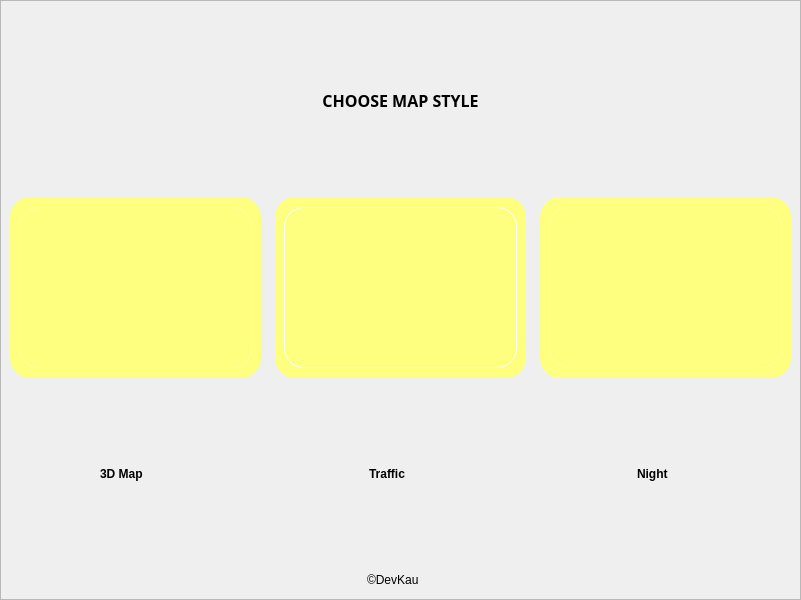
<?xml version="1.0" encoding="UTF-8"?>
<ui version="4.0">
 <class>MapModes</class>
 <widget class="QMainWindow" name="MapModes">
  <property name="geometry">
   <rect>
    <x>0</x>
    <y>0</y>
    <width>800</width>
    <height>600</height>
   </rect>
  </property>
  <property name="windowTitle">
   <string>MainWindow</string>
  </property>
  <widget class="QWidget" name="centralwidget">
   <layout class="QGridLayout" name="gridLayout">
    <property name="leftMargin">
     <number>0</number>
    </property>
    <property name="topMargin">
     <number>0</number>
    </property>
    <property name="rightMargin">
     <number>0</number>
    </property>
    <property name="bottomMargin">
     <number>0</number>
    </property>
    <item row="0" column="0">
     <widget class="QFrame" name="frame">
      <property name="frameShape">
       <enum>QFrame::Shape::StyledPanel</enum>
      </property>
      <property name="frameShadow">
       <enum>QFrame::Shadow::Raised</enum>
      </property>
      <layout class="QGridLayout" name="gridLayout_5" rowstretch="1,0">
       <item row="0" column="0">
        <layout class="QVBoxLayout" name="verticalLayout">
         <item>
          <layout class="QHBoxLayout" name="horizontalLayout_2">
           <item>
            <widget class="QLabel" name="label">
             <property name="font">
              <font>
               <family>Myanmar Text</family>
               <pointsize>12</pointsize>
               <bold>true</bold>
              </font>
             </property>
             <property name="text">
              <string>CHOOSE MAP STYLE</string>
             </property>
             <property name="alignment">
              <set>Qt::AlignmentFlag::AlignCenter</set>
             </property>
            </widget>
           </item>
          </layout>
         </item>
         <item>
          <layout class="QHBoxLayout" name="horizontalLayout">
           <property name="spacing">
            <number>14</number>
           </property>
           <item>
            <widget class="QFrame" name="style1">
             <property name="minimumSize">
              <size>
               <width>251</width>
               <height>181</height>
              </size>
             </property>
             <property name="styleSheet">
              <string notr="true">#style1{
	background-color: rgb(255, 255, 127);
  border-radius:20px;
    border-image: url(&quot;C:/Users/gabby/Documents/Designer_UIS/GOD_FIRST_PROJ/Assets/images/3d-view-map.jpg&quot;);



}</string>
             </property>
             <property name="frameShape">
              <enum>QFrame::Shape::StyledPanel</enum>
             </property>
             <property name="frameShadow">
              <enum>QFrame::Shadow::Raised</enum>
             </property>
             <layout class="QGridLayout" name="gridLayout_2">
              <item row="0" column="0">
               <widget class="QPushButton" name="pushButton_4">
                <property name="minimumSize">
                 <size>
                  <width>231</width>
                  <height>161</height>
                 </size>
                </property>
                <property name="styleSheet">
                 <string notr="true">border-radius:20px;
border: 1px solid  rgba(255, 255, 255, 50);
background: transparent;
</string>
                </property>
                <property name="text">
                 <string/>
                </property>
               </widget>
              </item>
             </layout>
            </widget>
           </item>
           <item>
            <widget class="QFrame" name="style2">
             <property name="minimumSize">
              <size>
               <width>251</width>
               <height>181</height>
              </size>
             </property>
             <property name="styleSheet">
              <string notr="true">#style2{
	background-color: rgb(255, 255, 127);
  border-radius:20px;
    border-image: url(&quot;C:/Users/gabby/Documents/Designer_UIS/GOD_FIRST_PROJ/Assets/images/trafficstyle.jpg&quot;);



}</string>
             </property>
             <property name="frameShape">
              <enum>QFrame::Shape::StyledPanel</enum>
             </property>
             <property name="frameShadow">
              <enum>QFrame::Shadow::Raised</enum>
             </property>
             <layout class="QGridLayout" name="gridLayout_3">
              <item row="0" column="0">
               <widget class="QPushButton" name="pushButton_5">
                <property name="minimumSize">
                 <size>
                  <width>231</width>
                  <height>161</height>
                 </size>
                </property>
                <property name="styleSheet">
                 <string notr="true">border-radius:20px;
border: 1px solid  rgba(255, 255, 255, 1);
background: transparent;
</string>
                </property>
                <property name="text">
                 <string/>
                </property>
               </widget>
              </item>
             </layout>
            </widget>
           </item>
           <item>
            <widget class="QFrame" name="style3">
             <property name="minimumSize">
              <size>
               <width>251</width>
               <height>181</height>
              </size>
             </property>
             <property name="styleSheet">
              <string notr="true">#style3{
	background-color: rgb(255, 255, 127);
  border-radius:20px;
    border-image: url(&quot;C:/Users/gabby/Documents/Designer_UIS/GOD_FIRST_PROJ/Assets/images/AdobeStock_523843430.jpeg&quot;);



}</string>
             </property>
             <property name="frameShape">
              <enum>QFrame::Shape::StyledPanel</enum>
             </property>
             <property name="frameShadow">
              <enum>QFrame::Shadow::Raised</enum>
             </property>
             <layout class="QGridLayout" name="gridLayout_4">
              <item row="0" column="0">
               <widget class="QPushButton" name="pushButton_6">
                <property name="minimumSize">
                 <size>
                  <width>231</width>
                  <height>161</height>
                 </size>
                </property>
                <property name="styleSheet">
                 <string notr="true">border-radius:20px;
border: 1px solid  rgba(255, 255, 255, 50);
background: transparent;
</string>
                </property>
                <property name="text">
                 <string/>
                </property>
               </widget>
              </item>
             </layout>
            </widget>
           </item>
          </layout>
         </item>
         <item>
          <layout class="QHBoxLayout" name="horizontalLayout_3" stretch="0,0,0">
           <property name="spacing">
            <number>115</number>
           </property>
           <property name="leftMargin">
            <number>90</number>
           </property>
           <item>
            <widget class="QLabel" name="label_4">
             <property name="font">
              <font>
               <family>Yu Gothic UI</family>
               <bold>true</bold>
              </font>
             </property>
             <property name="text">
              <string>3D Map</string>
             </property>
            </widget>
           </item>
           <item>
            <widget class="QLabel" name="label_3">
             <property name="font">
              <font>
               <family>Yu Gothic UI</family>
               <bold>true</bold>
              </font>
             </property>
             <property name="text">
              <string>Traffic</string>
             </property>
            </widget>
           </item>
           <item>
            <widget class="QLabel" name="label_2">
             <property name="font">
              <font>
               <family>Yu Gothic UI</family>
               <pointsize>9</pointsize>
               <bold>true</bold>
              </font>
             </property>
             <property name="text">
              <string>Night</string>
             </property>
            </widget>
           </item>
          </layout>
         </item>
        </layout>
       </item>
       <item row="1" column="0">
        <layout class="QHBoxLayout" name="horizontalLayout_4">
         <item>
          <spacer name="horizontalSpacer">
           <property name="orientation">
            <enum>Qt::Orientation::Horizontal</enum>
           </property>
           <property name="sizeHint" stdset="0">
            <size>
             <width>40</width>
             <height>20</height>
            </size>
           </property>
          </spacer>
         </item>
         <item>
          <widget class="QLabel" name="label_5">
           <property name="styleSheet">
            <string notr="true">margin-right:15px;</string>
           </property>
           <property name="text">
            <string>©DevKau</string>
           </property>
          </widget>
         </item>
         <item>
          <spacer name="horizontalSpacer_2">
           <property name="orientation">
            <enum>Qt::Orientation::Horizontal</enum>
           </property>
           <property name="sizeHint" stdset="0">
            <size>
             <width>40</width>
             <height>20</height>
            </size>
           </property>
          </spacer>
         </item>
        </layout>
       </item>
      </layout>
     </widget>
    </item>
   </layout>
  </widget>
 </widget>
 <resources/>
 <connections/>
</ui>
